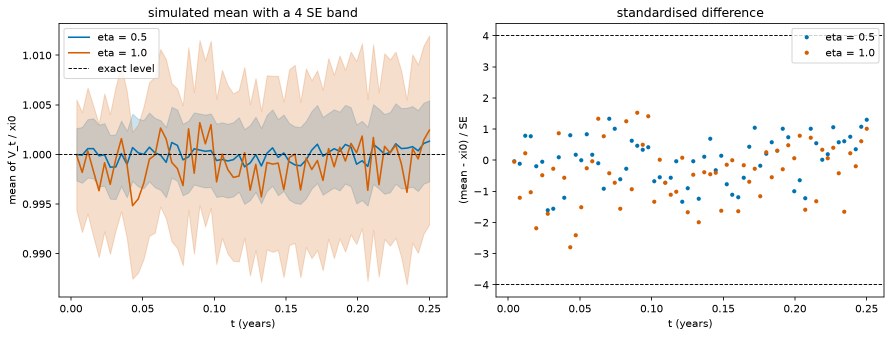
#> input picture figures/fig-1.0.png, 1783 x 674 px (shown at 1/2 size); its folder holds 4 pictures in this run
$ python make_readme_gallery.py
#> lines starting #> are read from the running program, lines starting #| are printed output that depends on the picture
"""Build uniform README gallery images: each row of two figures shares one canvas aspect ratio,
so both images render at the same height and fill their table cell. Source PNGs are unchanged;
outputs go to figures/readme/. Usage: python scripts/make_readme_gallery.py"""
from math import sqrt
from pathlib import Path

from PIL import Image, ImageChops

ROOT = Path(__file__).resolve().parent.parent
OUT = ROOT / "figures" / "readme"
WIDTH = 1600
R = "fig-4.{}-l4-20261003-full-04-analysis"
ROWS = [("fig-1.0", "fig-1.7"), ("fig-1.2", "fig-1.6"),
        ("fig-5.1", "fig-5.3"), ("fig-5.2", "fig-5.15"), ("fig-5.4", "fig-5.14"), ("fig-5.5", "fig-5.6"),
        ("fig-5.7", "fig-5.16"), ("fig-5.8", "fig-5.9"), ("fig-5.10", "fig-5.13"), ("fig-5.11", "fig-5.12"),
        (R.format(5), R.format(6))]


def trim(im, pad=12):
#> called with pad = 12
    bg = Image.new(im.mode, im.size, (255, 255, 255))
#> bg: PIL image 1783x674 RGB; every value is 255
    box = ImageChops.difference(im, bg).getbbox()
#> box = (15, 15, 1769, 658)
    if box:
        im = im.crop((max(box[0] - pad, 0), max(box[1] - pad, 0), min(box[2] + pad, im.width), min(box[3] + pad, im.height)))
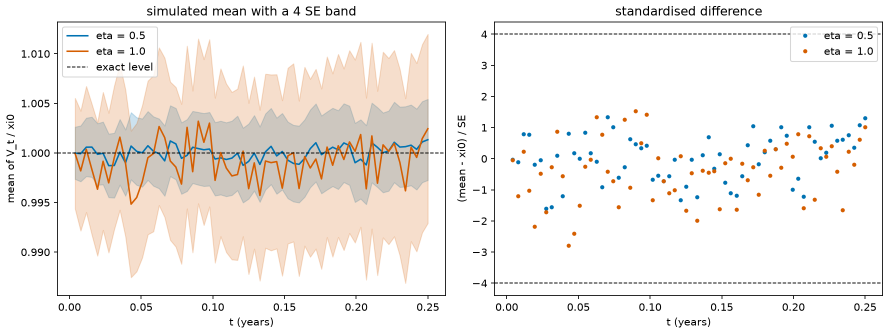
#> im: PIL image 1778x667 RGB (shown at 1/2 size); mean R, G, B 242.8, 238.8, 235.4
    return im


def fit(im, ratio):
    h = round(WIDTH / ratio)
    s = min(WIDTH / im.width, h / im.height)
    im = im.resize((round(im.width * s), round(im.height * s)), Image.LANCZOS)
    canvas = Image.new("RGB", (WIDTH, h), (255, 255, 255))
    canvas.paste(im, ((WIDTH - im.width) // 2, (h - im.height) // 2))
    return canvas


def main():
    OUT.mkdir(parents=True, exist_ok=True)
    for a, b in ROWS:
        ims = [trim(Image.open(ROOT / "figures" / f"{n}.png").convert("RGB")) for n in (a, b)]
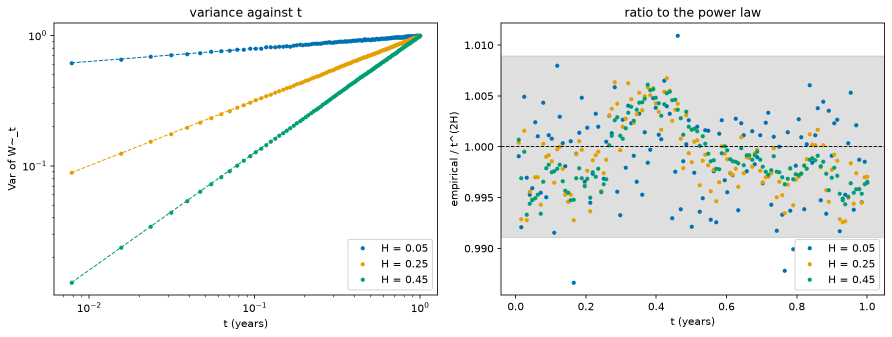
#> input picture figures/fig-1.7.png, 1784 x 674 px (shown at 1/2 size)
#> call 2 of trim, with pad = 12
#> in trim (call 2), `bg = Image.new(im.mode, im.size, (255, 255, 255))`: bg: PIL image 1784x674 RGB; every value is 255
#> in trim (call 2), `box = ImageChops.difference(im, bg).getbbox()`: box = (15, 14, 1770, 658)
#> in trim (call 2), `im = im.crop((max(box[0] - pad, 0), max(box[1] - pad, 0), min(box[2] +..`:
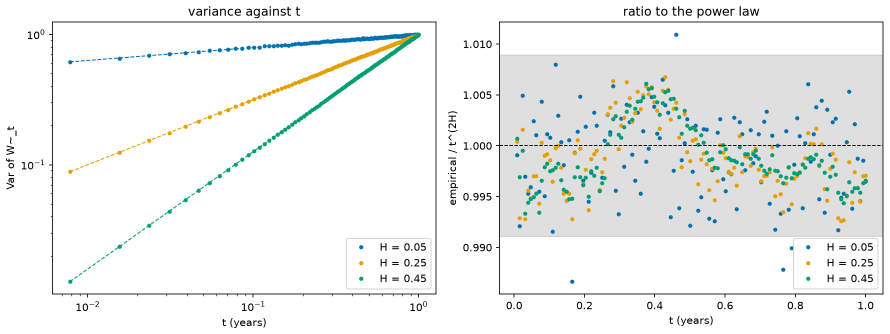
#> im: PIL image 1779x668 RGB (shown at 1/2 size); mean R, G, B 239, 240.8, 239.6
#> ims = 2 items
        ratio = sqrt((ims[0].width / ims[0].height) * (ims[1].width / ims[1].height))
#> ratio = 2.66
        for n, im in zip((a, b), ims):
            fit(im, ratio).save(OUT / f"{n}.png", optimize=True)
            print(f"{n}: canvas {WIDTH}x{round(WIDTH / ratio)}")
#> this loop made 2 passes
#> (n, h in fit, s in fit) on passes 1 to 2: ('fig-1.0', 601, 0.9), ('fig-1.7', 601, 0.899)
#| fig-1.0: canvas 1600x601
#| fig-1.7: canvas 1600x601
#> pass 1, in fit, `im = im.resize((round(im.width * s), round(im.height * s)), Image.LANC..`:
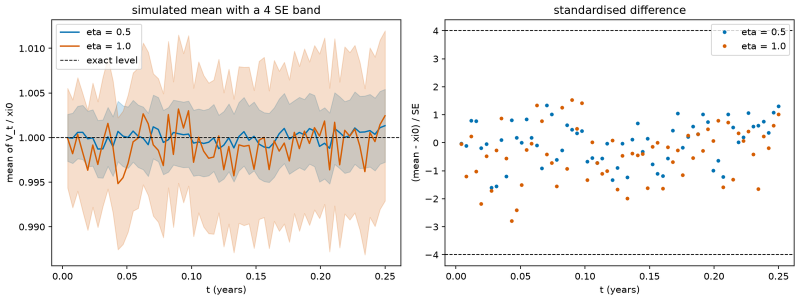
#> im: PIL image 1600x600 RGB (shown at 1/2 size); mean R, G, B 242.6, 238.6, 235.2
#> pass 1, in main, `fit(im, ratio).save(OUT / f"{n}.png", optimize=True)`:
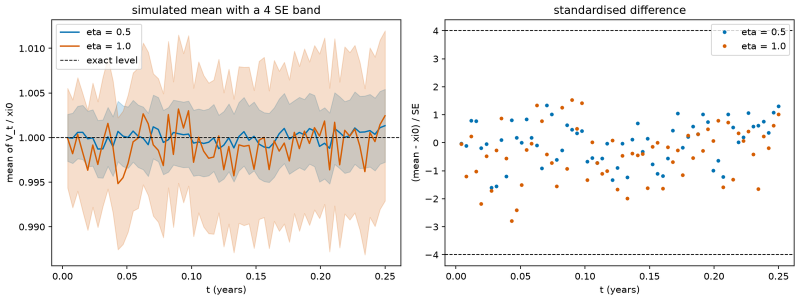
#> saved as fig-1.0.png: PIL image 1600x601 RGB (shown at 1/2 size); mean R, G, B 242.6, 238.6, 235.2
#> pass 2, in fit (call 2), `im = im.resize((round(im.width * s), round(im.height * s)), Image.LANC..`:
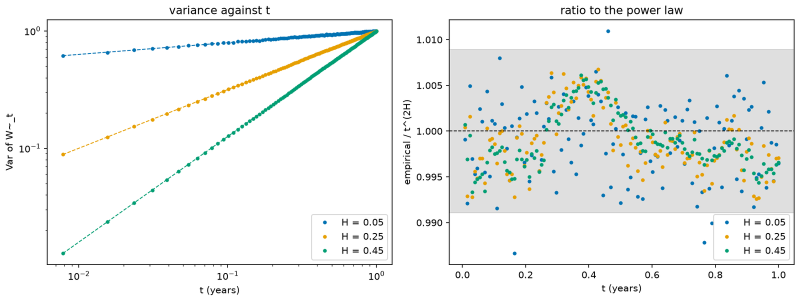
#> im: PIL image 1600x601 RGB (shown at 1/2 size); mean R, G, B 238.8, 240.6, 239.5
#> pass 2 of the loop in main, `for a, b in ROWS:`:
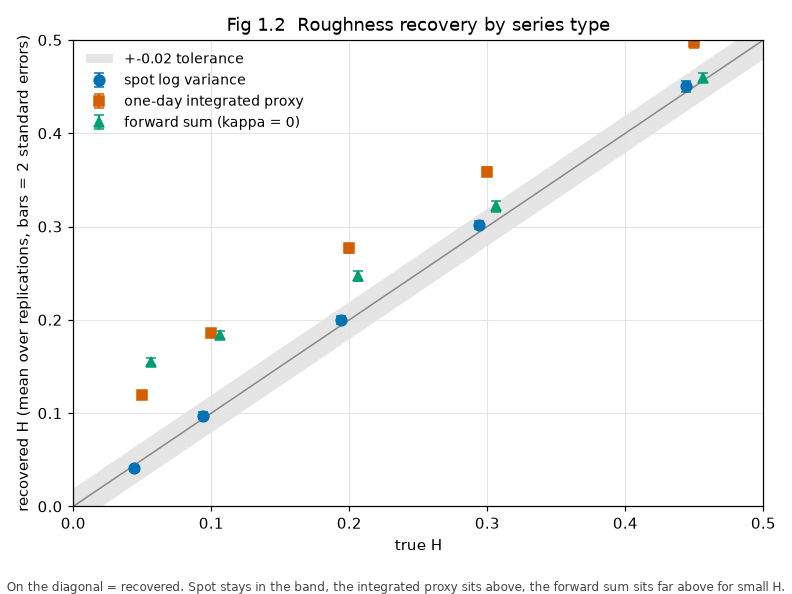
#> input picture figures/fig-1.2.png, 792 x 594 px
#> bg: PIL image 792x594 RGB; every value is 255
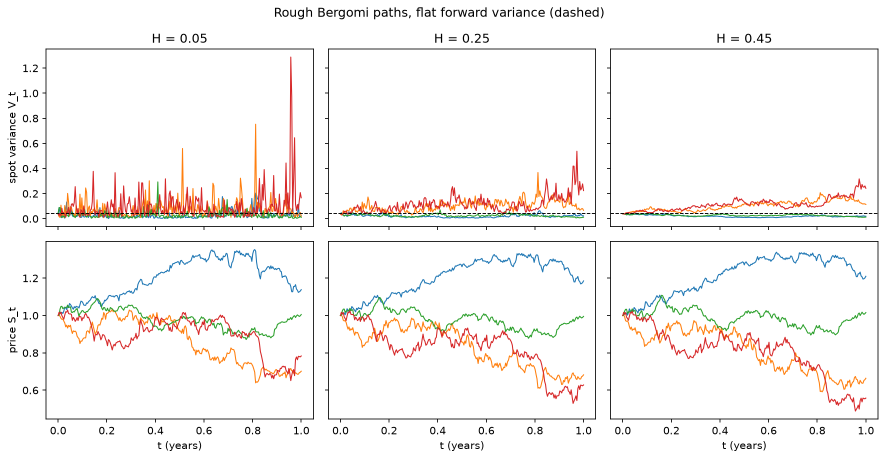
#> input picture figures/fig-1.6.png, 1771 x 918 px (shown at 1/2 size)
#> bg: PIL image 1771x918 RGB; every value is 255
#> the loop in main, `for n, im in zip((a, b), ims):` made 2 passes
#> (n, h in fit, s in fit) on passes 1 to 2: ('fig-1.2', 992, 1.68), ('fig-1.6', 992, 0.906)
#> (printed output is left out)
#> pass 2, in fit (call 4), `im = im.resize((round(im.width * s), round(im.height * s)), Image.LANC..`:
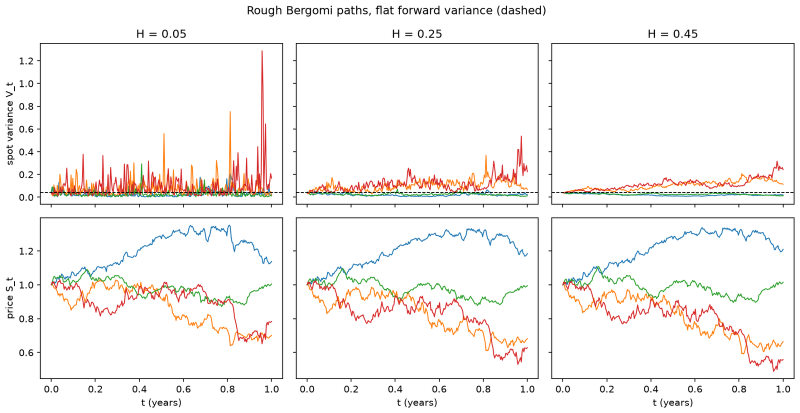
#> im: PIL image 1600x826 RGB (shown at 1/2 size); mean R, G, B 246.6, 244, 242.5


if __name__ == "__main__":
#> (the run stopped early here; a loop or call above may not have finished)
